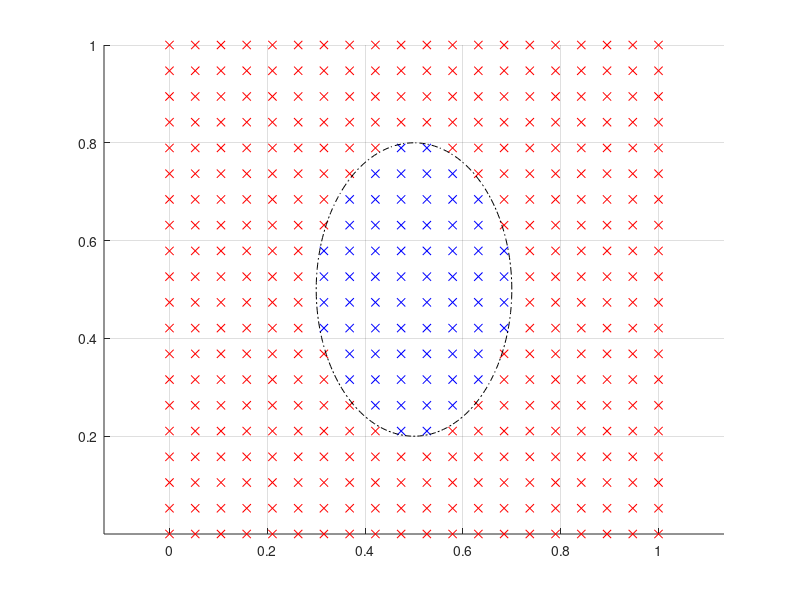

Recreate this plot in MATLAB. (Note: this script raises an error after producing the figure.)
clear; clc; close all;

% calculate_coefficient()
% function A = calculate_coefficient()
    % Generate a rectangular grid

    xmax = 1;
    ymax = 1;
    ar = xmax/ymax;
    
    nx = 20;
    ny = nx/ar;
    
    % Create grid points
    X = linspace(0,xmax,nx);
    Y = linspace(0,ymax,ny);
    [x,y] = ndgrid(X,Y);
    
    % Generate a parametric closed curve
    t = linspace(0,2*pi,10*nx);
    cx = xmax/2; cy = ymax/2;
    radius = 0.2;
%     xp = radius*cos(t) + cx;
%     yp = radius*sin(t) + cy;
global a b
a = 0.2;
b = 0.3;
xp = a*cos(t) + cx;
yp = b*sin(t) + cy;
    
    [in, on] = inpolygon(x,y,xp,yp);
    
    % Define flags
    solid = logical(in + on);
    liquid = ~solid;
    
    hold on
    plot(x(liquid),y(liquid),'rx')
    plot(x(solid),y(solid),'bx')
    plot(xp,yp,'k-.')
    axis equal
    grid on

    % Intersection points
    xi = [];
    yi = [];
    % Loop over non-boundary nodes
    for i = 2:nx-1
        for j = 2:ny-1
            % Loop over only liquid nodes
            if liquid(i,j)
                % Check for all the four neighbouring nodes
                if solid(i+1,j)
                    % Calculate the intersection point
                    p = polyfit([x(i,j),x(i+1,j)],[y(i,j),y(i,j)],1);

                    t = atan2(y(i,j)-cy,x(i,j)-cx);
                    [xi, yi] = calculate_intersection_point(p,t,xi,yi,radius,cx,cy);
%                     plot(xi,yi,'mo')
                    x(i,j)
                   

                elseif solid(i-1,j)
                    p = polyfit([x(i,j),x(i-1,j)],[y(i,j),y(i,j)],1);
                    t = atan2(y(i,j)-cy,x(i,j)-cx);
                    [xi, yi] = calculate_intersection_point(p,t,xi,yi,radius,cx,cy);
%                     xqq = linspace(x(i,j),x(i-1,j),10);
%                     plot(xqq,polyval(p,xqq),'k-')
%                     plot(xi,yi,'mo')

                elseif solid(i,j+1)
                    p = polyfit([x(i,j),x(i,j)],[y(i,j),y(i,j+1)],1);
                    t = atan2(y(i,j)-cy,x(i,j)-cx);
                    [xi, yi] = calculate_intersection_point(p,t,xi,yi,radius,cx,cy);
%                     plot(xi,yi,'mo')

                elseif solid(i,j-1)
                    p = polyfit([x(i,j),x(i,j)],[y(i,j),y(i,j-1)],1);
                    t = atan2(y(i,j)-cy,x(i,j)-cx);
                    [xi, yi] = calculate_intersection_point(p,t,xi,yi,radius,cx,cy);
%                     plot(xi,yi,'mo')

                    
                end
            end
        end
    end
% end
plot(xi,yi,'mo')

function [xi, yi] = calculate_intersection_point(p,xo,xi,yi,r,cx,cy)
global a b
%     fun = @(x)  r*sin(x) + cy - p(1) * (r*cos(x) + cx) - p(2);
      fun = @(x)  b*sin(x) + cy - p(1) * (a*cos(x) + cx) - p(2);
    t = fsolve(fun,xo);
                  
%                     xi = [xi, r*cos(t)+cx];
%                     yi = [yi, r*sin(t)+cy];
                    xi = [xi, a*cos(t)+cx];
                    yi = [yi, b*sin(t)+cy];
end
